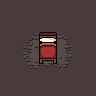

This game map was drawn from its Tiled (.tmx) file and the tilesets committed beside it. A one-line description and the full map source follow:
An orthogonal 6x6 tile map with 16x16 px tiles, 4 tile layers (Floor1, Floor2 (Decorations), Walls (Collidable), Items1 (Collidable)), 2 hidden layers not drawn.

<map version="1.2" tiledversion="1.2.1" orientation="orthogonal" renderorder="right-down" width="6" height="6" tilewidth="16" tileheight="16" infinite="0" nextlayerid="7" nextobjectid="1">
 <tileset firstgid="1" source="../../../../tilesets/actual/UltimateTileset.tsx" />
 <layer id="1" name="Floor1" width="6" height="6">
  <data encoding="csv">
143,143,143,143,143,143,
143,143,143,143,143,143,
143,143,143,143,143,143,
143,143,143,143,143,143,
143,143,143,143,143,143,
143,143,143,143,143,143
</data>
 </layer>
 <layer id="2" name="Floor2 (Decorations)" width="6" height="6">
  <data encoding="csv">
0,0,0,0,0,0,
0,0,0,0,0,0,
0,117,118,119,120,0,
0,133,134,135,136,0,
0,149,150,151,152,0,
0,0,0,0,0,0
</data>
 </layer>
 <layer id="3" name="Walls (Collidable)" width="6" height="6">
  <data encoding="csv">
0,0,0,0,0,0,
0,0,0,0,0,0,
0,0,0,0,0,0,
0,0,0,0,0,0,
0,0,0,0,0,0,
0,0,0,0,0,0
</data>
 </layer>
 <layer id="4" name="Items1 (Collidable)" width="6" height="6">
  <data encoding="csv">
0,0,0,0,0,0,
0,0,0,0,0,0,
0,0,267,268,0,0,
0,0,283,284,0,0,
0,0,0,0,0,0,
0,0,0,0,0,0
</data>
 </layer>
 <layer id="5" name="Items2 (Triggerable)" width="6" height="6" visible="0">
  <data encoding="csv">
0,0,0,0,0,0,
0,257,0,0,257,0,
0,0,0,0,0,0,
0,0,0,0,0,0,
0,257,0,0,257,0,
0,0,0,0,0,0
</data>
 </layer>
 <layer id="6" name="Characters" width="6" height="6" visible="0">
  <data encoding="csv">
0,0,0,0,0,0,
0,0,0,0,0,0,
0,0,0,0,0,0,
0,0,0,0,0,0,
0,0,0,0,0,0,
0,0,0,0,0,0
</data>
 </layer>
</map>
